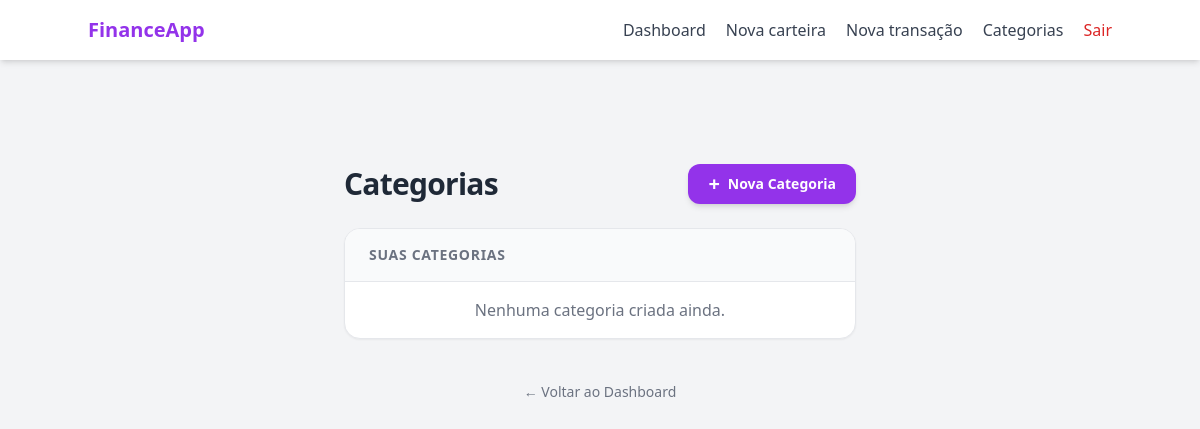
Page /category/index (signed in) on the earlier database version.
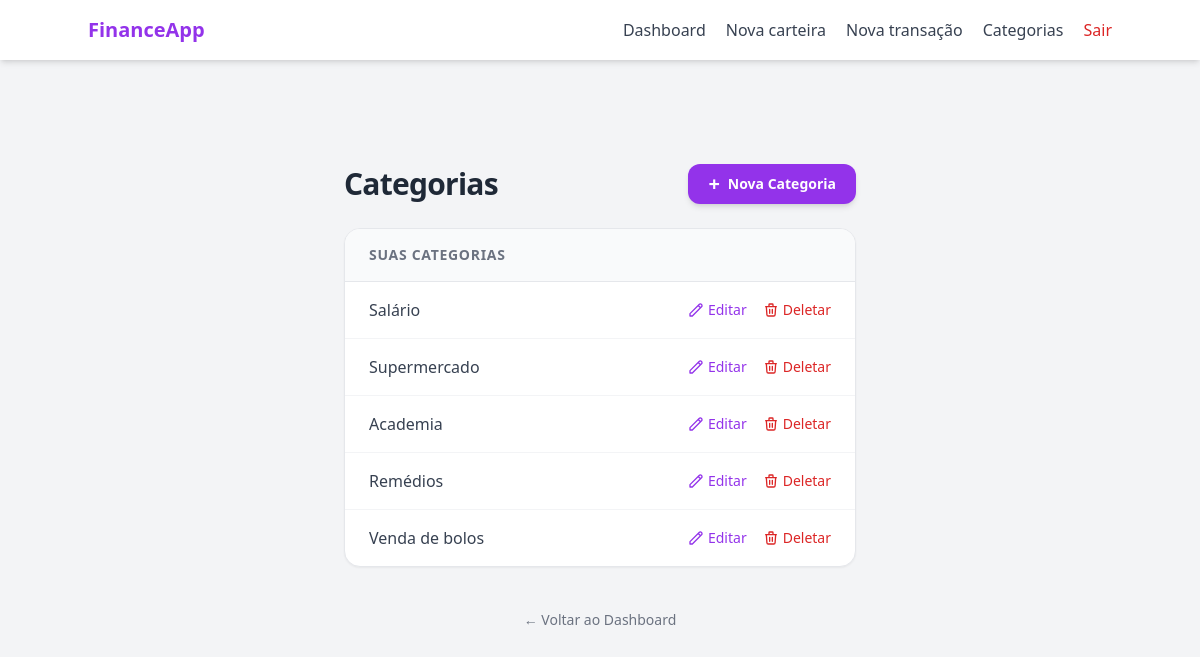
Same page on the later database version.
### models/category.py (models this page shows, shortened)
class Category(db.Model):
    __tablename__ = "categories"
    id = db.Column(db.Integer, primary_key= True)
    name = db.Column(db.String(100), nullable= False)
    type = db.Column(db.String(20), nullable= False)
    __mapper_args__ = {
        "polymorphic_on": type,
        "polymorphic_identity": "category"
    }

### routes/category_routes.py (the view)
@category_bp.route("/index", methods=["GET"])
@login_required
def category_index_page():
    user_categories = CategoryController.get_user_categories(current_user.id)
    return render_template("category/index.html", categories= user_categories)

### controllers/category_controller.py (called while the page is built)
    @staticmethod
    def get_user_categories(user_id):
        return UserCategory.query.filter_by(user_id= user_id).all()

### templates/category/index.html (shortened to what this page needs)
{% extends "base.html" %}
{% block content %}
<div class="w-full flex flex-col items-center pt-16 pb-24 px-4 relative">
    <div class="w-full max-w-lg space-y-6">
        <div class="flex flex-col sm:flex-row items-center justify-between gap-4 mb-4">
            <h1 class="text-gray-800 text-3xl font-bold tracking-tight">
                Categorias
            </h1>
            <button onclick="openCreateCategoryModal()"
                class="px-5 py-2.5 bg-purple-600 hover:bg-purple-700 text-white text-sm font-semibold rounded-xl shadow-md transition-all flex items-center gap-2 hover:-translate-y-0.5">
                <span class="text-xl leading-none">+</span> Nova Categoria
            </button>
        </div>
        <div class="bg-white rounded-2xl shadow-sm border border-gray-200 overflow-hidden">
            <div class="bg-gray-50 px-6 py-4 border-b border-gray-200">
                <h2 class="text-sm font-semibold text-gray-500 uppercase tracking-wider">Suas Categorias</h2>
            </div>
            <ul class="divide-y divide-gray-100">
                {% if categories %}
                {% for category in categories %}
                    <li class="px-6 py-4 flex items-center justify-between hover:bg-gray-50 transition-colors group">
                        <span class="text-gray-700 font-medium">{{ category.name }}</span>
                        <div class="flex items-center gap-4 text-sm font-medium">
                            <button type="button"
                                onclick="openEditCategoryModal(
                                    '{{ url_for('category_bp.edit_category', category_id=category.id) }}',
                                    '{{ category.name }}'
                                )"
                                class="text-purple-600 hover:underline flex items-center gap-1 transition-colors">
                                <svg class="w-4 h-4" fill="none" stroke="currentColor" viewBox="0 0 24 24"><path stroke-linecap="round" stroke-linejoin="round" stroke-width="2" d="M15.232 5.232l3.536 3.536m-2.036-5.036a2.5 2.5 0 113.536 3.536L6.5 21.036H3v-3.572L16.732 3.732z"></path></svg>
                                Editar
                            </button>
                            <button type="button"
                                onclick="openConfirmModal(
                                    '{{ url_for('category_bp.delete_category', category_id=category.id) }}',
                                    'Excluir {{ category.name }}',
                                    'Atenção: Ao excluir esta categoria, todas as transações vinculadas a ela ficarão sem classificação. Deseja continuar?'
                                )"
                                class="text-red-600 hover:text-red-800 hover:underline transition-colors font-medium text-sm flex items-center gap-1">
                                <svg class="w-4 h-4" fill="none" stroke="currentColor" viewBox="0 0 24 24"><path stroke-linecap="round" stroke-linejoin="round" stroke-width="2" d="M19 7l-.867 12.142A2 2 0 0116.138 21H7.862a2 2 0 01-1.995-1.858L5 7m5 4v6m4-6v6m1-10V4a1 1 0 00-1-1h-4a1 1 0 00-1 1v3M4 7h16"></path></svg>
                                Deletar
                            </button>
                        </div>
                    </li>
                    {% endfor %}
                    {% else %}
                    <li class="px-6 py-4 text-center text-gray-500">
                        Nenhuma categoria criada ainda.
                    </li>
                {% endif %}
            </ul>
        </div>
        <div class="text-center pt-4">
            <a href="{{ url_for('main_bp.dashboard_page') }}" class="text-sm text-gray-500 hover:text-purple-600 transition-colors">
                ← Voltar ao Dashboard
            </a>
        </div>
    </div>
</div>
{% endblock %}

### templates/base.html (shortened to what this page needs)
<!DOCTYPE html>
<html lang="pt-br">
<head>
    <script src="https://cdn.tailwindcss.com"></script>
</head>
<body class="bg-gray-100 text-gray-800">
    <header class="bg-white shadow-md p-4">
        <div class="max-w-5xl mx-auto flex items-center justify-between">
            <div class="text-xl font-bold text-purple-600">
                FinanceApp
            </div>
            <nav class="flex items-center gap-5 text-gray-700">
                <a href="/dashboard" class="hover:text-purple-600 transition">Dashboard</a>
                <a href="/wallet/new" class="hover:text-purple-600 transition">Nova carteira</a>
                <a href="/transaction/new" class="hover:text-purple-600 transition">Nova transação</a>
                <a href="{{ url_for('category_bp.category_index_page') }}" class="hover:text-purple-600 transition">Categorias</a>
                <a href="{{ url_for('auth_bp.logout') }}"
                   class="text-red-600 font-medium hover:text-red-700 transition">
                    Sair
                </a>
            </nav>
        </div>
    </header>
    <main class="max-w-5xl mx-auto py-10 px-4">
        {% block content %}
        {% endblock %}
    </main>
</body>
</html>

Differences in the rows shown:
added Category: name "Salário"
added Category: name "Supermercado"
added Category: name "Academia"
added Category: name "Remédios"
added Category: name "Venda de bolos"
Other differences:
text no longer shown: "Nenhuma categoria criada ainda."
